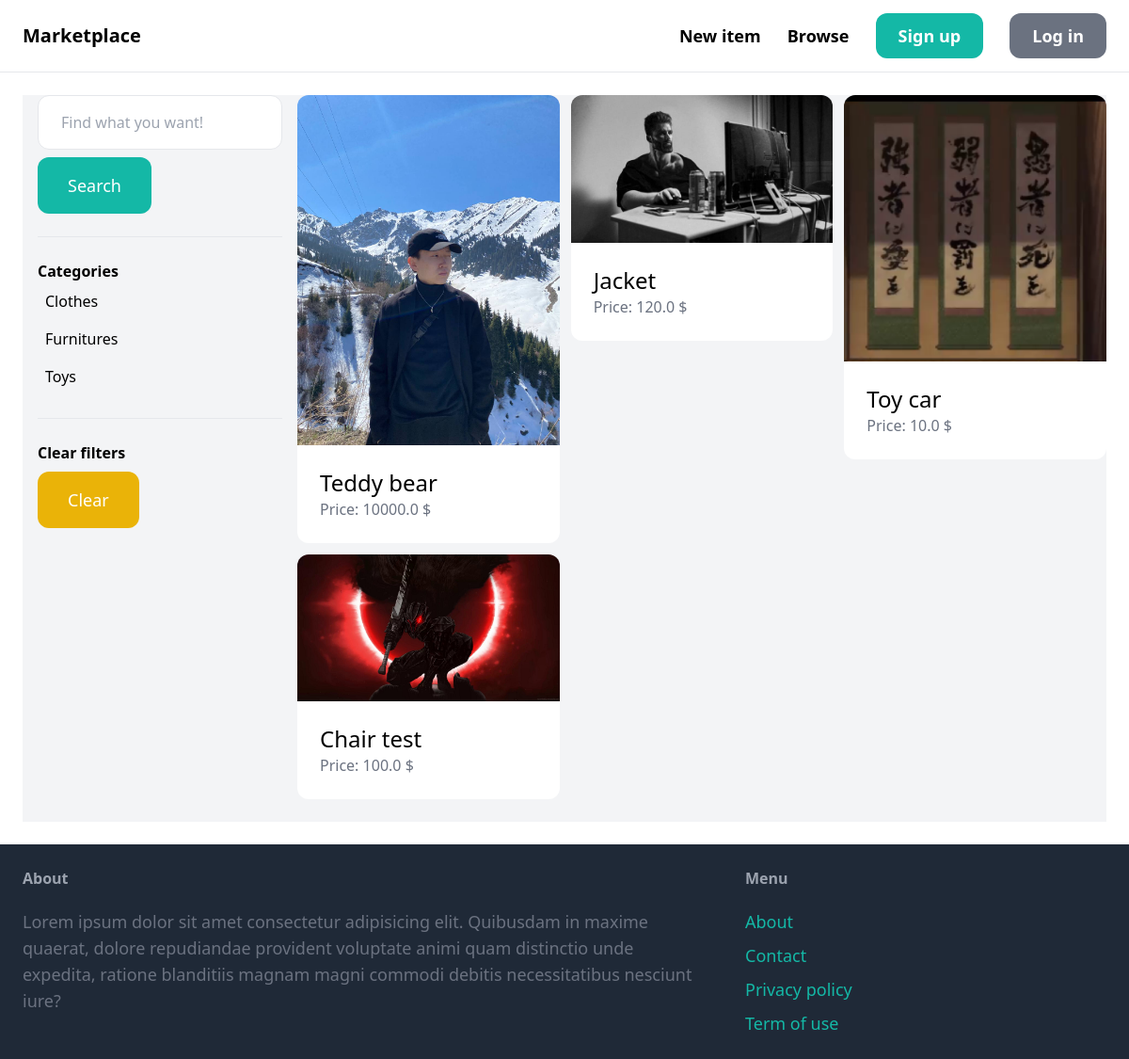
Before: /items/ with the older database file.
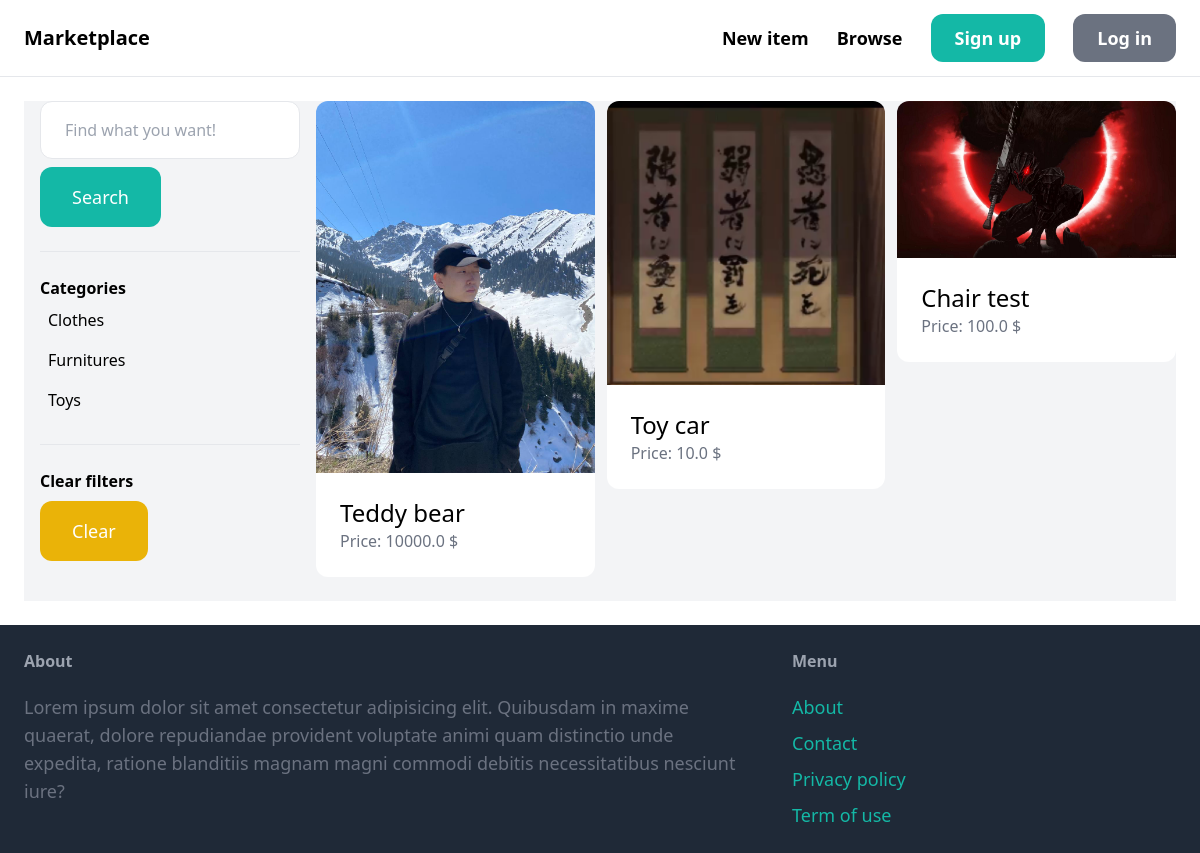
After: the same page with the newer database file.
### item/models.py (models this page shows, shortened)
class Category(models.Model):
    name = models.CharField(max_length=255)
    class Meta:
        ordering = ('name',)
        verbose_name_plural = 'Categories'

class Item(models.Model):
    category = models.ForeignKey(Category, related_name='items', on_delete=models.CASCADE)
    name = models.CharField(max_length=250)
    description = models.TextField(blank=True, null=True)
    price = models.FloatField()
    image = models.ImageField(upload_to='item_images', blank=True, null=True)
    is_sold = models.BooleanField(default=False)
    created_by = models.ForeignKey(User, related_name='items', on_delete=models.CASCADE)
    created_at = models.DateTimeField(auto_now_add=True)

### item/views.py (the view)
# urls.py: path('', views.browse, name ='browse'),
def browse(request):
    query = request.GET.get('query', '')
    category_id = request.GET.get('category', 0)
    categories = Category.objects.all()
    items = Item.objects.filter(is_sold=False)
    if category_id:
        items = items.filter(category_id=category_id)
    if query:
        items = items.filter(Q(name__icontains=query) | Q(description__icontains=query))
    return render(request, 'item/browse.html', {
        'items': items,
        'query': query,
        'categories': categories,
        'category_id': int(category_id),
    })

### templates/item/browse.html (shortened to what this page needs)
{% extends 'core/base.html' %}
{% block content %}
    <div class="pb-6 grid grid-cols-4 gap-4 bg-gray-100">
        <div class="col-span-1 ml-4">
            <form action="{% url 'item:browse' %}" method="get">
                <input name="query" class="w-full py-4 px-6 border rounded-xl" type="text" value="{{ query }}" placeholder="Find what you want!">
                <button class="mt-2 py-4 px-8 text-lg bg-teal-500 text-white rounded-xl">Search</button>
            </form>
            <hr class="my-6">
            <p class="font-semibold">Categories</p>
            <ul class="">
                {% for category in categories %}
                    <li class="py-2 px-2 rounded-xl {% if category.id == category_id %} bg-teal-200 {% endif %}">
                        <a href="{% url 'item:browse' %}?query={{ query }}&category={{ category.id }}"> {{ category.name }} </a>
                    </li>
                {% endfor %}
            </ul>
            <hr class="my-6">
            <p class="font-semibold">Clear filters</p>
            <ul>
                <li>
                    <a href="{% url 'item:browse' %}" class="mt-2 py-4 px-8 inline-block bg-yellow-500 text-lg rounded-xl text-white">Clear</a>
                </li>
            </ul>
        </div>
        <div class="col-span-3">
            <div class="grid grid-cols-3 gap-3">
                {% for item in items %}
                    <div>
                        <a href="{% url 'item:detail' item.id %}">
                            <div>
                                <img src="{{ item.image.url }}" class="rounded-t-xl" alt="">
                            </div>
                            <div class="p-6 bg-white rounded-b-xl">
                                <h2 class="text-2xl"> {{ item.name }}</h2>
                                <p class="text-gray-500">Price: {{ item.price }} $</p>
                            </div>
                        </a>
                    </div>
                {% endfor %}
            </div>
        </div>
    </div>
{% endblock content %}

Changed rows visible on the page:
removed Item: image (picture), name "Jacket", price "120.0"
